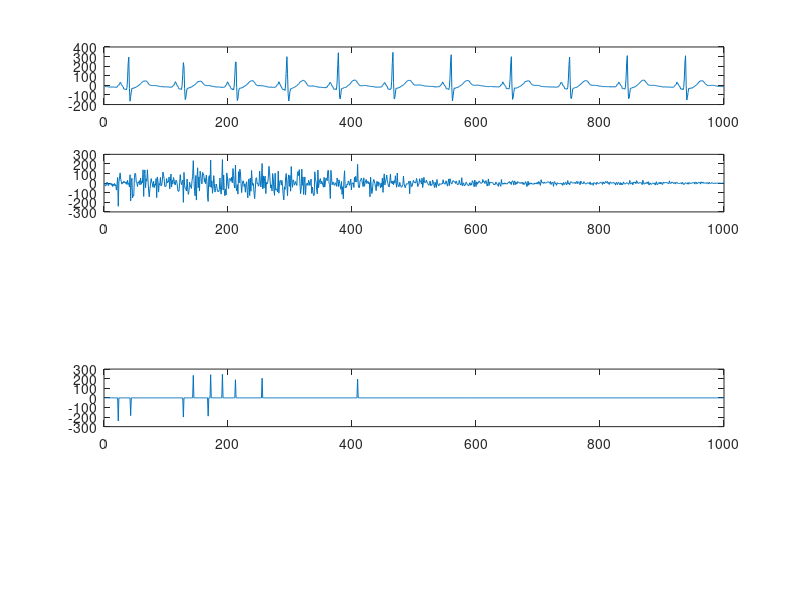

MATLAB code for this plot: (Note: this script raises an error after producing the figure.)
%file_selected = uigetfile({'*.mat'},'File selector');
load('ECG-10 Sec.mat');
subplot(5,1,1);
plot(val);

S = dct(val);
subplot(5,1,2);
plot(S);

%B =idct(S);
%subplot(5,1,3);
%plot(B);

   
% l=n(101:1000);
[S_sorted, k] = sort(abs(S)); %to get the smallest values to a specific threshold of elements number
M = 990;
u=S;
u(k(1:M)) = 0;
subplot(5,1,4);
plot(u);

compressedData = rle(u);
subplot(5,1,5);
plot(compressedData);

%cdfId = cdflib.create('u.cdf');
%Data_id = cdflib.createVar(cdfId,'Data','cdf_int4',1,[],true,[]);
%cdflib.putVarRecordData(cdfid,Data_id,0,u);
%cdflib.putVarRecordData(cdfid,Data_id,1,u);

%cdfid_open = cdflib.open('example.cdf');

%cdfwrite('u',u);
%cdflib.setCompression(cdfid, 'HUFF_COMPRESSION');
%cdflib.close(cdfId);

%h=idct(u);
%subplot(5,1,5);
%plot(h);
%save u_try.mat  u
